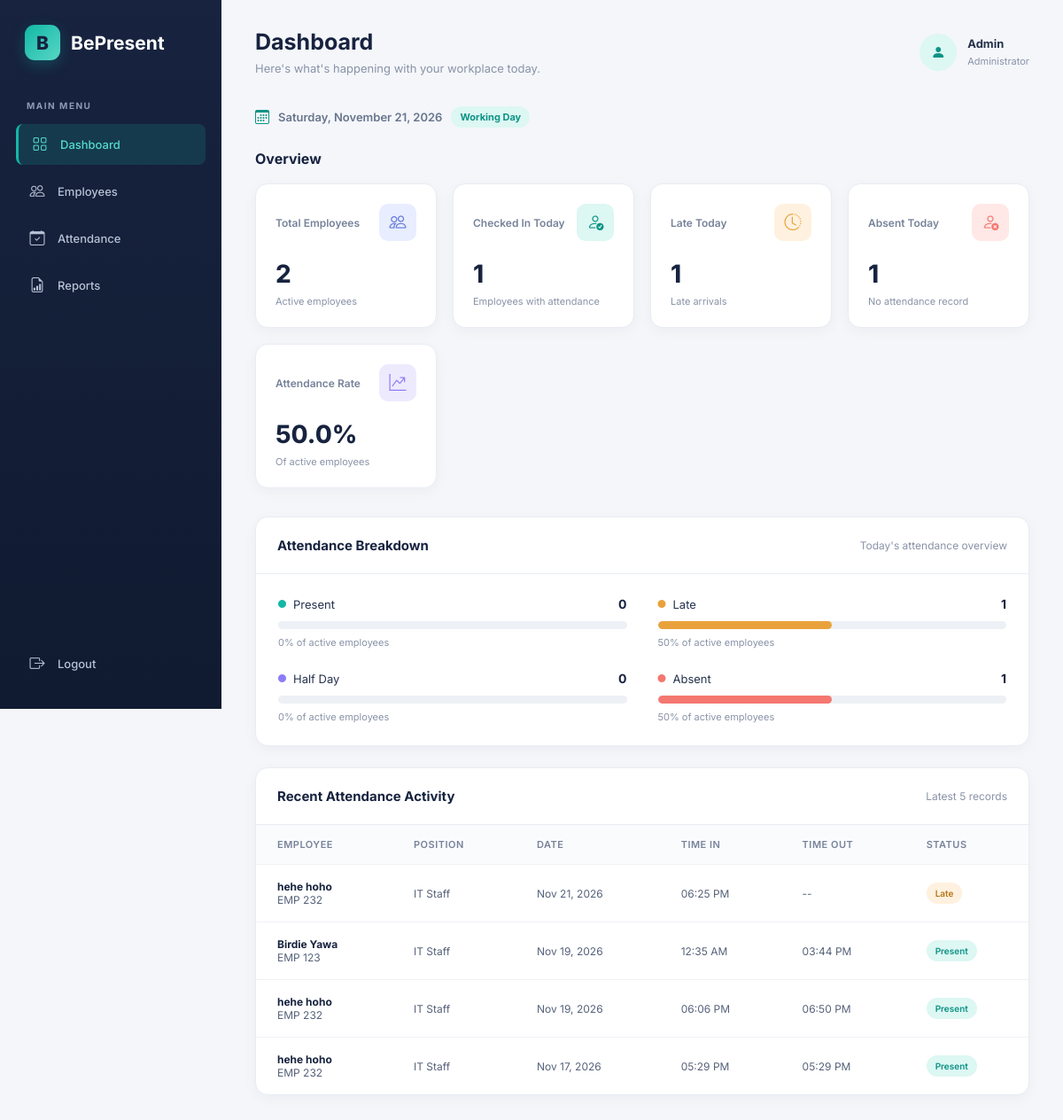
Page /admin/dashboard.php (signed in) on the committed database.
### tables this page shows
CREATE TABLE `attendance` (
  `id` int(11) NOT NULL,
  `employee_id` int(11) NOT NULL,
  `attendance_date` date NOT NULL,
  `time_in` time DEFAULT NULL,
  `time_out` time DEFAULT NULL,
  `status` enum('Present','Late','Half Day') DEFAULT 'Present',
  `remarks` varchar(255) DEFAULT NULL,
  `created_at` timestamp NOT NULL DEFAULT current_timestamp()
);

CREATE TABLE `employees` (
  `id` int(11) NOT NULL,
  `user_id` int(11) DEFAULT NULL,
  `employee_code` varchar(30) NOT NULL,
  `first_name` varchar(100) NOT NULL,
  `last_name` varchar(100) NOT NULL,
  `email` varchar(100) NOT NULL,
  `phone` varchar(20) DEFAULT NULL,
  `position` varchar(100) DEFAULT NULL,
  `hire_date` date DEFAULT NULL,
  `employment_status` enum('Active','Inactive') DEFAULT 'Active',
  `created_at` timestamp NOT NULL DEFAULT current_timestamp()
);

### admin/dashboard.php (the view, shortened to what this page needs)
<?php
require_once '../connection/connect.php';
$today = date('Y-m-d');
$isWorkingDay = date('N') != 7;
$totalEmployees = (int) $conn->query("
    SELECT COUNT(*)
    FROM employees
    WHERE employment_status = 'Active'
")->fetchColumn();
$stmt = $conn->prepare("
    SELECT
        COUNT(attendance.id) AS checked_in,
        SUM(CASE WHEN attendance.status = 'Late' THEN 1 ELSE 0 END) AS late,
        SUM(CASE WHEN attendance.status = 'Present' THEN 1 ELSE 0 END) AS present,
        SUM(CASE WHEN attendance.status = 'Half Day' THEN 1 ELSE 0 END) AS half_day
    FROM employees
    LEFT JOIN attendance
        ON attendance.employee_id = employees.id
        AND attendance.attendance_date = ?
    WHERE employees.employment_status = 'Active'
");
$stmt->execute([$today]);
$attendanceStats = $stmt->fetch();
$checkedIn = (int) ($attendanceStats['checked_in'] ?? 0);
$lateEmployees = (int) ($attendanceStats['late'] ?? 0);
$presentEmployees = (int) ($attendanceStats['present'] ?? 0);
$halfDayEmployees = (int) ($attendanceStats['half_day'] ?? 0);
$absentEmployees = $isWorkingDay
    ? max(0, $totalEmployees - $checkedIn)
    : 0;
$attendanceRate = ($isWorkingDay && $totalEmployees > 0)
    ? round(($checkedIn / $totalEmployees) * 100, 1)
    : null;
$presentPercentage = $totalEmployees > 0
    ? round(($presentEmployees / $totalEmployees) * 100, 1)
    : 0;
$latePercentage = $totalEmployees > 0
    ? round(($lateEmployees / $totalEmployees) * 100, 1)
    : 0;
$halfDayPercentage = $totalEmployees > 0
    ? round(($halfDayEmployees / $totalEmployees) * 100, 1)
    : 0;
$absentPercentage = ($isWorkingDay && $totalEmployees > 0)
    ? round(($absentEmployees / $totalEmployees) * 100, 1)
    : 0;
$stmt = $conn->prepare("
    SELECT
        employees.employee_code,
        employees.first_name,
        employees.last_name,
        employees.position,
        attendance.attendance_date,
        attendance.time_in,
        attendance.time_out,
        attendance.status
    FROM attendance
    INNER JOIN employees
        ON attendance.employee_id = employees.id
    ORDER BY attendance.attendance_date DESC,
             attendance.created_at DESC
    LIMIT 5
");
$stmt->execute();
$recentAttendance = $stmt->fetchAll();
?>
<!DOCTYPE html>
<html lang="en">
<head>
    <link rel="stylesheet" href="../assets/css/dashboard.css">
    <link rel="stylesheet"
        href="https://cdn.jsdelivr.net/npm/bootstrap-icons@1.11.3/font/bootstrap-icons.min.css">
</head>
<body>
    <aside class="sidebar">
        <div class="sidebar-brand">
            <div class="sidebar-logo">B</div>
            <h2>BePresent</h2>
        </div>
        <p class="sidebar-label">MAIN MENU</p>
        <nav class="sidebar-menu">
            <a href="dashboard.php" class="active">
                <span class="menu-icon">
                    <i class="bi bi-grid"></i>
                </span>
                <span class="menu-text">Dashboard</span>
            </a>
            <a href="employees/index.php">
                <span class="menu-icon">
                    <i class="bi bi-people"></i>
                </span>
                <span class="menu-text">Employees</span>
            </a>
            <a href="attendance/index.php">
                <span class="menu-icon">
                    <i class="bi bi-calendar-check"></i>
                </span>
                <span class="menu-text">Attendance</span>
            </a>
            <a href="reports/index.php">
                <span class="menu-icon">
                    <i class="bi bi-file-earmark-bar-graph"></i>
                </span>
                <span class="menu-text">Reports</span>
            </a>
        </nav>
        <div class="sidebar-bottom">
            <nav class="sidebar-menu">
                <a href="../logout.php">
                    <span class="menu-icon">
                        <i class="bi bi-box-arrow-right"></i>
                    </span>
                    <span class="menu-text">Logout</span>
                </a>
            </nav>
        </div>
    </aside>
    <main class="main-content">
        <header class="topbar">
            <div>
                <h1>Dashboard</h1>
                <p>Here's what's happening with your workplace today.</p>
            </div>
            <div class="admin-profile">
                <div class="profile-avatar">
                    <i class="bi bi-person-fill"></i>
                </div>
                <div class="profile-info">
                    <strong>
                        <?= htmlspecialchars($_SESSION['username']) ?>
                    </strong>
                    <span>Administrator</span>
                </div>
            </div>
        </header>
        <div class="dashboard-date">
            <i class="bi bi-calendar3"></i>
            <?= date('l, F d, Y') ?>
            <?php if (!$isWorkingDay): ?>
                <span class="rest-day-label">Sunday · Rest Day</span>
            <?php else: ?>
                <span class="workday-label">Working Day</span>
            <?php endif; ?>
        </div>
        <h2 class="section-heading">Overview</h2>
        <section class="stats-grid">
            <div class="stat-card">
                <div class="stat-top">
                    <p>Total Employees</p>
                    <div class="stat-icon icon-blue">
                        <i class="bi bi-people"></i>
                    </div>
                </div>
                <h2><?= number_format($totalEmployees) ?></h2>
                <span class="stat-description">Active employees</span>
            </div>
            <div class="stat-card">
                <div class="stat-top">
                    <p>Checked In Today</p>
                    <div class="stat-icon icon-green">
                        <i class="bi bi-person-check"></i>
                    </div>
                </div>
                <h2><?= number_format($checkedIn) ?></h2>
                <span class="stat-description">Employees with attendance</span>
            </div>
            <div class="stat-card">
                <div class="stat-top">
                    <p>Late Today</p>
                    <div class="stat-icon icon-orange">
                        <i class="bi bi-clock-history"></i>
                    </div>
                </div>
                <h2><?= number_format($lateEmployees) ?></h2>
                <span class="stat-description">Late arrivals</span>
            </div>
            <div class="stat-card">
                <div class="stat-top">
                    <p>Absent Today</p>
                    <div class="stat-icon icon-red">
                        <i class="bi bi-person-x"></i>
                    </div>
                </div>
                <h2><?= number_format($absentEmployees) ?></h2>
                <span class="stat-description">
                    <?= $isWorkingDay ? 'No attendance record' : 'Rest day' ?>
                </span>
            </div>
            <div class="stat-card">
                <div class="stat-top">
                    <p>Attendance Rate</p>
                    <div class="stat-icon icon-purple">
                        <i class="bi bi-graph-up-arrow"></i>
                    </div>
                </div>
                <h2>
                    <?= $attendanceRate !== null
                        ? number_format($attendanceRate, 1) . '%'
                        : '--' ?>
                </h2>
                <span class="stat-description">
                    <?= $isWorkingDay ? 'Of active employees' : 'Not applicable on rest day' ?>
                </span>
            </div>
        </section>
        <section class="content-card breakdown-card">
            <div class="card-header">
                <h3>Attendance Breakdown</h3>
                <span>Today's attendance overview</span>
            </div>
            <?php if (!$isWorkingDay): ?>
                <div class="breakdown-rest-day">
                    <i class="bi bi-calendar-heart"></i>
                    <strong>It's a rest day!</strong>
                    <span>Attendance breakdown is not applicable on Sundays.</span>
                </div>
            <?php else: ?>
                <div class="breakdown-content">
                    <div class="breakdown-item">
                        <div class="breakdown-label">
                            <span><i class="bi bi-circle-fill breakdown-dot present-dot"></i> Present</span>
                            <strong><?= $presentEmployees ?></strong>
                        </div>
                        <div class="progress-track">
                        </div>
                        <small><?= $presentPercentage ?>% of active employees</small>
                    </div>
                    <div class="breakdown-item">
                        <div class="breakdown-label">
                            <span><i class="bi bi-circle-fill breakdown-dot late-dot"></i> Late</span>
                            <strong><?= $lateEmployees ?></strong>
                        </div>
                        <div class="progress-track">
                            <div class="progress-fill late-fill"
                                style="width: <?= $latePercentage ?>%"></div>
                        </div>
                        <small><?= $latePercentage ?>% of active employees</small>
                    </div>
                    <div class="breakdown-item">
                        <div class="breakdown-label">
                            <span><i class="bi bi-circle-fill breakdown-dot half-dot"></i> Half Day</span>
                            <strong><?= $halfDayEmployees ?></strong>
                        </div>
                        <div class="progress-track">
                        </div>
                        <small><?= $halfDayPercentage ?>% of active employees</small>
                    </div>
                    <div class="breakdown-item">
                        <div class="breakdown-label">
                            <span><i class="bi bi-circle-fill breakdown-dot absent-dot"></i> Absent</span>
                            <strong><?= $absentEmployees ?></strong>
                        </div>
                        <div class="progress-track">
                            <div class="progress-fill absent-fill"
                                style="width: <?= $absentPercentage ?>%"></div>
                        </div>
                        <small><?= $absentPercentage ?>% of active employees</small>
                    </div>
                </div>
            <?php endif; ?>
        </section>
        <section class="content-card">
            <div class="card-header">
                <h3>Recent Attendance Activity</h3>
                <span>Latest 5 records</span>
            </div>
            <div class="table-wrapper">
                <table>
                    <thead>
                        <tr>
                            <th>EMPLOYEE</th>
                            <th>POSITION</th>
                            <th>DATE</th>
                            <th>TIME IN</th>
                            <th>TIME OUT</th>
                            <th>STATUS</th>
                        </tr>
                    </thead>
                    <tbody>
                        <?php if (count($recentAttendance) > 0): ?>
                            <?php foreach ($recentAttendance as $record): ?>
                                <?php
                                $statusClass = 'status-present';
                                if ($record['status'] === 'Late') {
                                    $statusClass = 'status-late';
                                } elseif ($record['status'] === 'Half Day') {
                                    $statusClass = 'status-half';
                                }
                                ?>
                                <tr>
                                    <td>
                                        <strong>
                                            <?= htmlspecialchars(
                                                $record['first_name'] . ' ' .
                                                $record['last_name']
                                            ) ?>
                                        </strong>
                                        <br>
                                        <?= htmlspecialchars($record['employee_code']) ?>
                                    </td>
                                    <td>
                                        <?= htmlspecialchars($record['position'] ?? 'N/A') ?>
                                    </td>
                                    <td>
                                        <?= date(
                                            'M d, Y',
                                            strtotime($record['attendance_date'])
                                        ) ?>
                                    </td>
                                    <td>
                                        <?= $record['time_in']
                                            ? date('h:i A', strtotime($record['time_in']))
                                            : '--' ?>
                                    </td>
                                    <td>
                                        <?= $record['time_out']
                                            ? date('h:i A', strtotime($record['time_out']))
                                            : '--' ?>
                                    </td>
                                    <td>
                                        <span class="status <?= $statusClass ?>">
                                            <?= htmlspecialchars($record['status']) ?>
                                        </span>
                                    </td>
                                </tr>
                            <?php endforeach; ?>
                        <?php endif; ?>
                    </tbody>
                </table>
            </div>
        </section>
    </main>
</body>
</html>

### rows in the picture
attendance: employee.last_name "hehe hoho", employee.employee_code "EMP 232", employee.position "IT Staff", attendance_date "Nov 21, 2026", time_in "06:25 PM", status "Late"
attendance: employee.last_name "Birdie Yawa", employee.employee_code "EMP 123", employee.position "IT Staff", attendance_date "Nov 19, 2026", time_in "12:35 AM", time_out "03:44 PM", status "Present"
attendance: employee.last_name "hehe hoho", employee.employee_code "EMP 232", employee.position "IT Staff", attendance_date "Nov 19, 2026", time_in "06:06 PM", time_out "06:50 PM", status "Present"
attendance: employee.last_name "hehe hoho", employee.employee_code "EMP 232", employee.position "IT Staff", attendance_date "Nov 17, 2026", time_in "05:29 PM", time_out "05:29 PM", status "Present"

### other values in the picture
$_SESSION['username'] "Admin"
$totalEmployees "2"
$checkedIn "1"
$lateEmployees "1"
$presentEmployees "0"
$presentPercentage "0"
$latePercentage "50"
$halfDayEmployees "0"
$halfDayPercentage "0"
